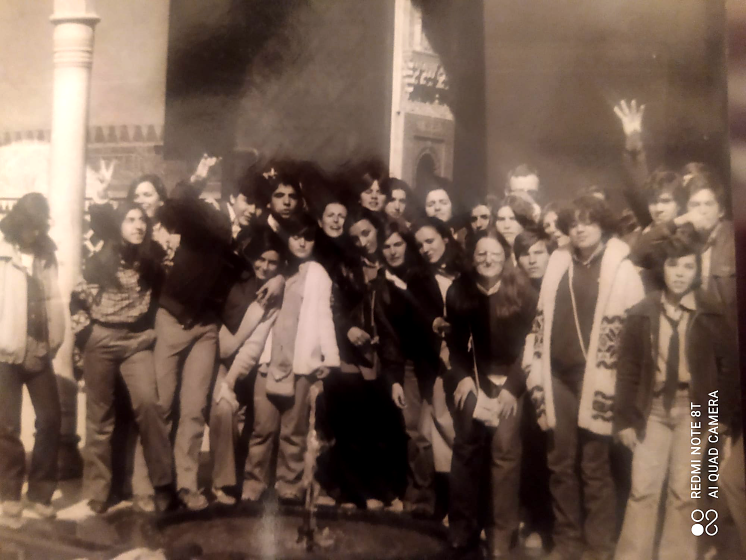
#> input picture archivo_restauraciones/2026-10-19/salidas/foto-grupo-restauracion-conservadora.png, 1492 x 1119 px, given in place of codex-clipboard-1e54f128-e336-468d-869f-5398512c14eb.png, which was not available (shown at 1/2 size)
$ python restaurar_retrato_panuelo.py
#> lines starting #> are read from the running program, lines starting #| are printed output that depends on the picture; after the words box and inside, x2 and y2 are one past the last pixel; in counts of white or black regions, pixels touching at a corner belong together; pictures that were not available may be replaced by others from this repository, and a replacement may not be noted
from PIL import Image, ImageDraw, ImageFilter, ImageEnhance
import numpy as np

source=r'C:\Users\jcper\AppData\Local\Temp\codex-clipboard-1e54f128-e336-468d-869f-5398512c14eb.png'
dest=r'C:\Proyectos\instituto\retrato-panuelo-rostro-intacto.png'
im=Image.open(source).convert('RGB')
#> im is the input picture: PIL image 1492x1119 RGB; mean R, G, B 112.1, 89.8, 76.9
a=np.asarray(im)
protected=Image.new('L',im.size)
#> protected: PIL image 1492x1119 L; every value is 0
ImageDraw.Draw(protected).ellipse((85,65,462,450),fill=255)
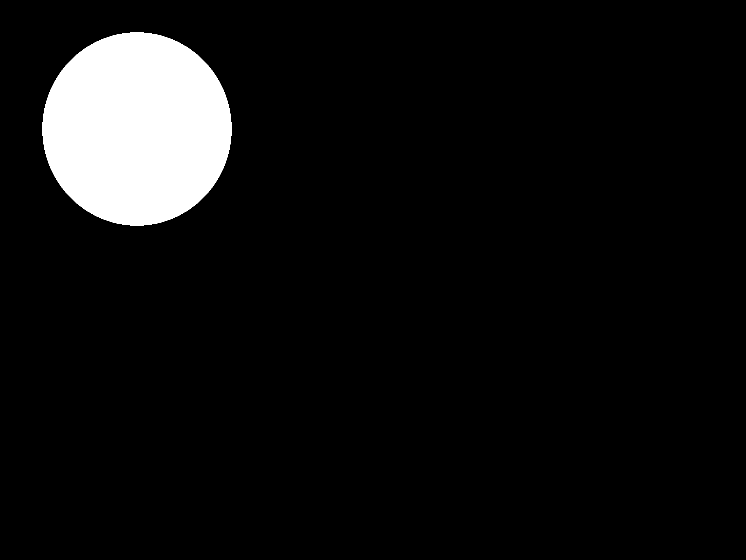
#> protected: PIL image 1492x1119 L (shown at 1/2 size); 6.9% white; 1 white region, box (x1, y1, x2, y2) and area: (85, 65, 463, 451) 114520
core=np.asarray(protected)==255
# Remove isolated print specks only in the plain background.
median=np.asarray(im.filter(ImageFilter.MedianFilter(5)))
yy,xx=np.indices(a.shape[:2])
background=((yy<65)|((xx<85)&(yy<440))|((xx>470)&(xx<530)&(yy<420)))
specks=(np.max(np.abs(a.astype(float)-median.astype(float)),axis=2)>12)&background&~core
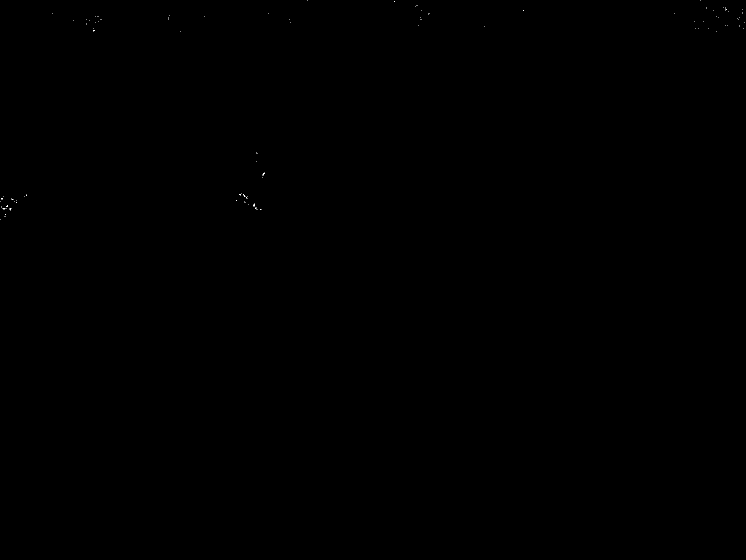
#> specks: shape (1119, 1492) bool (shown at 1/2 size); 0.01% white in thin lines or dots, all inside (x1, y1, x2, y2) = (0, 0, 1489, 440)
clean=a.copy()
clean[specks]=median[specks]
#> clean: shape (1119, 1492, 3); 0.01% of pixels changed, all inside (x1, y1, x2, y2) = (0, 0, 1489, 440)
improved=ImageEnhance.Contrast(Image.fromarray(clean)).enhance(1.07)
improved=improved.filter(ImageFilter.UnsharpMask(radius=0.85,percent=45,threshold=4))
# Smooth transition outside protected area, with no change inside it.
feather=protected.filter(ImageFilter.MaxFilter(21)).filter(ImageFilter.GaussianBlur(6))
mask=np.maximum(np.asarray(protected),np.asarray(feather))
result=Image.composite(im,improved,Image.fromarray(mask))
assert np.array_equal(np.asarray(result)[core],a[core])
assert result.size==im.size
result.save(dest)
print('Verificado: píxeles de cabeza y rostro idénticos al original; tamaño conservado.')

$ run again, on archivo_restauraciones/2026-10-19/salidas/foto-instituto-restaurada.png
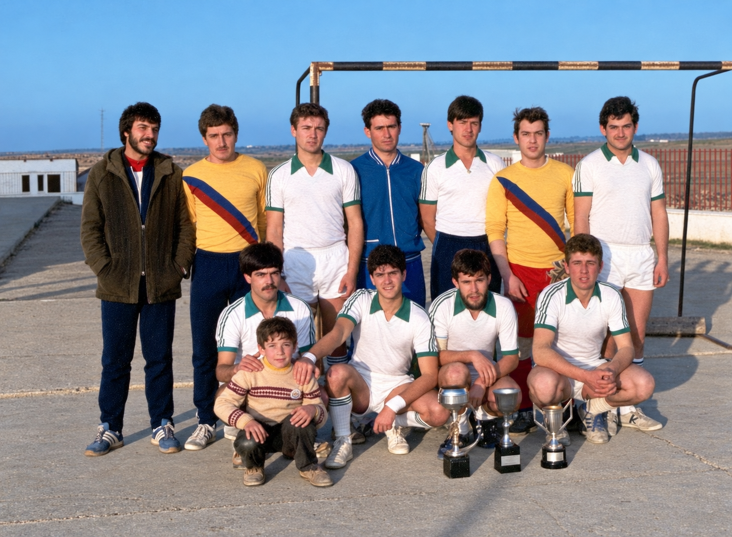
#> input picture archivo_restauraciones/2026-10-19/salidas/foto-instituto-restaurada.png, 1464 x 1074 px, given in place of codex-clipboard-1e54f128-e336-468d-869f-5398512c14eb.png, which was not available (shown at 1/2 size)
#> im is the input picture: PIL image 1464x1074 RGB; mean R, G, B 136.4, 138.4, 145.7
#> `ImageDraw.Draw(protected).ellipse((85,65,462,450),fill=255)`:
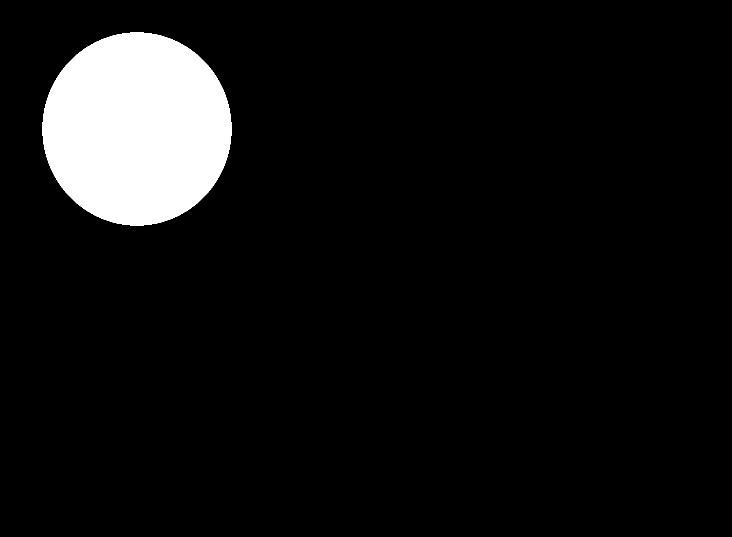
#> protected: PIL image 1464x1074 L (shown at 1/2 size); 7.3% white; 1 white region, box (x1, y1, x2, y2) and area: (85, 65, 463, 451) 114520
#> specks: shape (1074, 1464) bool; 0.06% white in thin lines or dots, all inside (x1, y1, x2, y2) = (0, 259, 530, 420)
#> clean: shape (1074, 1464, 3); 0.06% of pixels changed, all inside (x1, y1, x2, y2) = (0, 259, 530, 420)

$ run again, on archivo_restauraciones/2026-10-19/salidas/foto-playa-restaurada.png
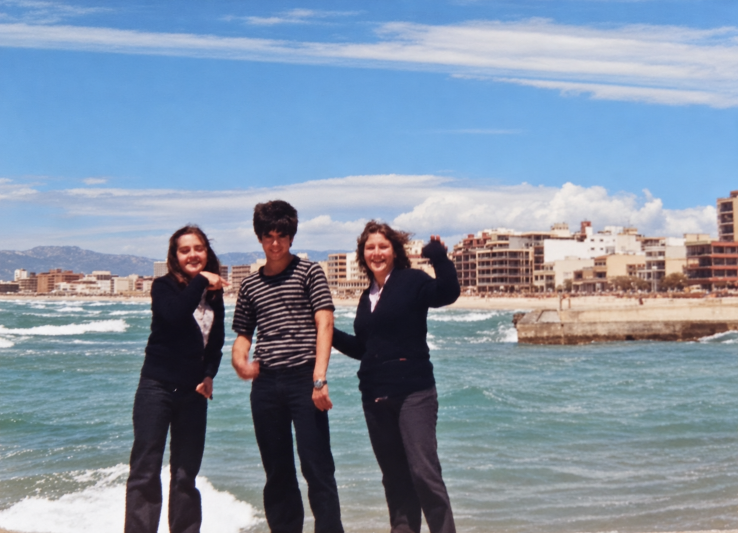
#> input picture archivo_restauraciones/2026-10-19/salidas/foto-playa-restaurada.png, 1476 x 1066 px, given in place of codex-clipboard-1e54f128-e336-468d-869f-5398512c14eb.png, which was not available (shown at 1/2 size)
#> im is the input picture: PIL image 1476x1066 RGB; mean R, G, B 130.8, 146.6, 165.8
#> `ImageDraw.Draw(protected).ellipse((85,65,462,450),fill=255)`:
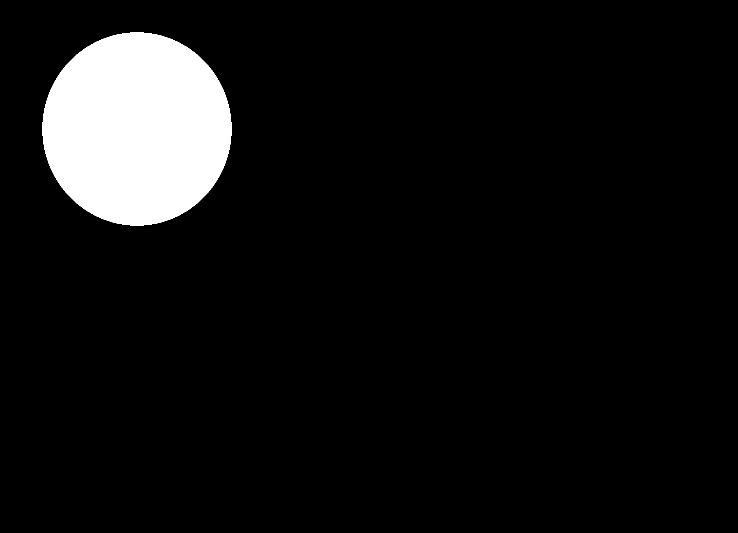
#> protected: PIL image 1476x1066 L (shown at 1/2 size); 7.3% white; 1 white region, box (x1, y1, x2, y2) and area: (85, 65, 463, 451) 114520
#> specks: shape (1066, 1476) bool; 0% white in thin lines or dots, all inside (x1, y1, x2, y2) = (508, 405, 518, 417)
#> clean: shape (1066, 1476, 3); under 0.01% of pixels changed, all inside (x1, y1, x2, y2) = (508, 405, 518, 417)
